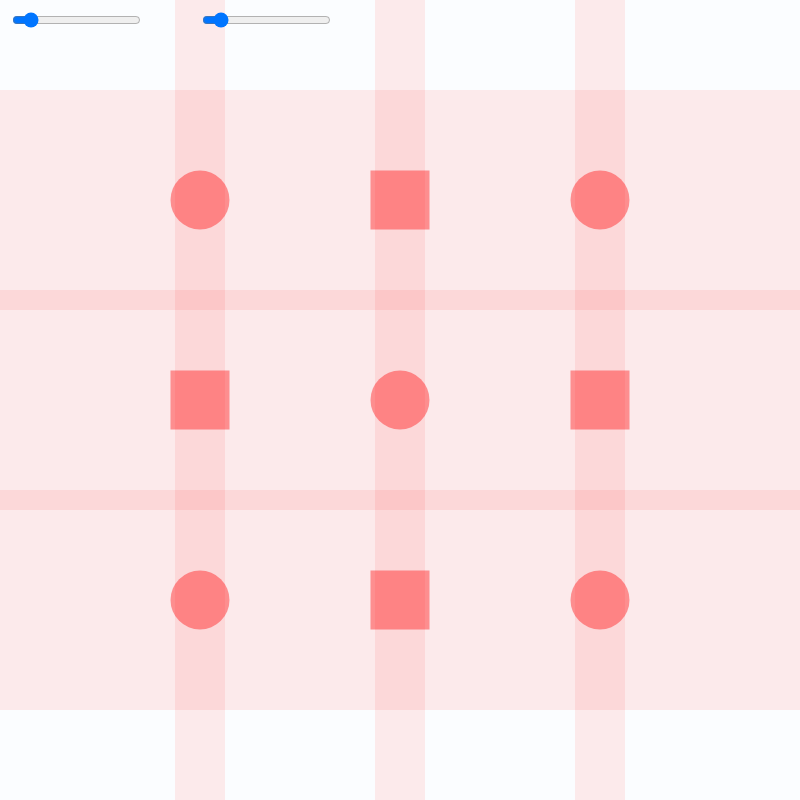
Frame 1 (no input)
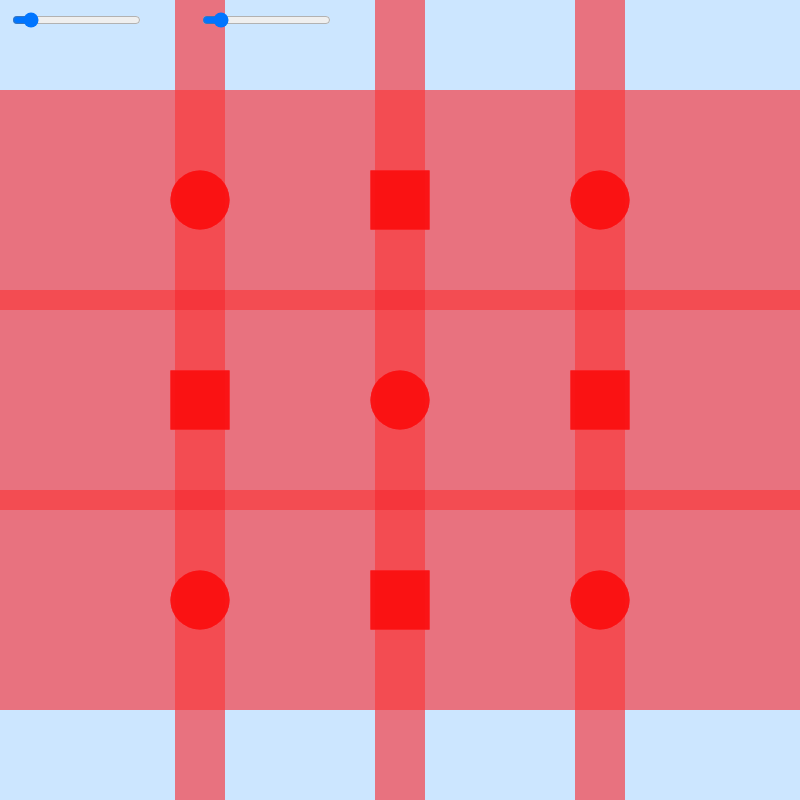
Frame 60 (no input)
Frame 120 (the mouse pressed at the canvas centre since frame 60): identical to frame 60, image omitted

The p5.js sketch that drew these frames (run headless with seeded random() and noise() and a simulated clock; from frame 60 on, the mouse is pressed at the canvas centre):

// p5.js sketch
// ── sketch.js

//SliderCircles

let valueSliderCircles;
let inputMin = 0;
let inputMax = 100;
let outputMin = 10;
let outputMax = 500;
let outputValue
let inputValue
let rund
let verticalstroke


let valueSliderstrokeVertical;



let durchmesser
//let mouseClickedpositionX = mouseIsPressed ? mouseX : 0;
//let mouseClickedpositionY = mouseIsPressed ? mouseY : 0;

function setup() {
  createCanvas(800, 800);

  valueSliderCircles = createSlider(0, 100, 10)
  valueSliderCircles.position(10, 10);

  valueSliderverticalStroke = createSlider(0, 100, 10)
  valueSliderverticalStroke.position(200, 10);

}




function draw() {
  background(200, 220, 255, 20);

  inputValue = valueSliderCircles.value();
  outputValue = map(inputValue, inputMin, inputMax, outputMin, outputMax);
  let durchmesser = outputValue;
  let rund = durchmesser;
  let zufallcenter = CENTER + random(-50,50);
  verticalstroke = 220;
  horizontalstroke = 50;


  fill(255, 0, 0, 100)
  noStroke()
  rectMode(CENTER)
  rect(200, 200, durchmesser, durchmesser,rund);
  rect(200, 400, durchmesser, durchmesser);
  rect(200, 600, durchmesser, durchmesser, rund);
  rect(400, 200, durchmesser, durchmesser);
  rect(400, 400, durchmesser, durchmesser, rund);
  rect(400, 600, durchmesser, durchmesser);
  rect(600, 200, durchmesser, durchmesser, rund);
  rect(600, 400, durchmesser, durchmesser);
  rect(600, 600, durchmesser, durchmesser, rund);

  stroke(255, 0, 0, 20);
  strokeWeight(horizontalstroke)
  line(200,0,200,800);
  line(400,0,400,800);
  line(600,0,600,800);
  strokeWeight(verticalstroke)
  line(0,200,800,200);
  line(0,400,800,400);
  line(0,600,800,600);

  //stroke(255, 0, 0, 100);
  //line(durchmesser, durchmesser, mouseX, mouseY);


  //mouseClicked = function() {
  //durchmesser += 10;}


  // fill (outputValue, 100,100);
  // ellipse (100, 100, 100, 100);

}
